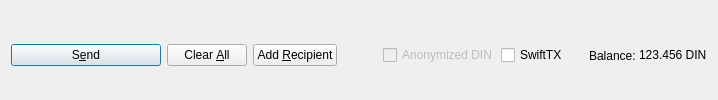
         <widget class="QFrame" name="frame_Send">
          <layout class="QHBoxLayout" name="horizontalLayout">
           <property name="bottomMargin">
            <number>0</number>
           </property>
           <item>
            <widget class="QPushButton" name="sendButton">
             <property name="minimumSize">
              <size>
               <width>150</width>
               <height>0</height>
              </size>
             </property>
             <property name="toolTip">
              <string>Confirm the send action</string>
             </property>
             <property name="text">
              <string>S&amp;end</string>
             </property>
             <property name="icon">
              <iconset resource="../dinero.qrc">
               <normaloff>:/icons/send</normaloff>:/icons/send</iconset>
             </property>
             <property name="autoDefault">
              <bool>false</bool>
             </property>
             <property name="default">
              <bool>true</bool>
             </property>
            </widget>
           </item>
           <item>
            <widget class="QPushButton" name="clearButton">
             <property name="sizePolicy">
              <sizepolicy hsizetype="Minimum" vsizetype="Fixed">
               <horstretch>0</horstretch>
               <verstretch>0</verstretch>
              </sizepolicy>
             </property>
             <property name="toolTip">
              <string>Clear all fields of the form.</string>
             </property>
             <property name="text">
              <string>Clear &amp;All</string>
             </property>
             <property name="icon">
              <iconset resource="../dinero.qrc">
               <normaloff>:/icons/remove</normaloff>:/icons/remove</iconset>
             </property>
             <property name="autoDefault">
              <bool>false</bool>
             </property>
            </widget>
           </item>
           <item>
            <widget class="QPushButton" name="addButton">
             <property name="toolTip">
              <string>Send to multiple recipients at once</string>
             </property>
             <property name="text">
              <string>Add &amp;Recipient</string>
             </property>
             <property name="icon">
              <iconset resource="../dinero.qrc">
               <normaloff>:/icons/add</normaloff>:/icons/add</iconset>
             </property>
             <property name="autoDefault">
              <bool>false</bool>
             </property>
            </widget>
           </item>
           <item>
            <spacer name="horizontalSpacer">
             <property name="orientation">
              <enum>Qt::Horizontal</enum>
             </property>
             <property name="sizeHint" stdset="0">
              <size>
               <width>40</width>
               <height>20</height>
              </size>
             </property>
            </spacer>
           </item>
           <item>
            <layout class="QHBoxLayout" name="horizontalLayout_2">
             <property name="spacing">
              <number>3</number>
             </property>
             <item>
              <widget class="QCheckBox" name="checkzDIN">
               <property name="enabled">
                <bool>false</bool>
               </property>
               <property name="text">
                <string>Anonymized DIN</string>
               </property>
              </widget>
             </item>
             <item>
              <widget class="QCheckBox" name="checkSwiftTX">
               <property name="enabled">
                <bool>true</bool>
               </property>
               <property name="minimumSize">
                <size>
                 <width>85</width>
                 <height>0</height>
                </size>
               </property>
               <property name="text">
                <string>SwiftTX</string>
               </property>
              </widget>
             </item>
             <item>
              <widget class="QLabel" name="label">
               <property name="text">
                <string>Balance:</string>
               </property>
              </widget>
             </item>
             <item>
              <widget class="QLabel" name="labelBalance">
               <property name="sizePolicy">
                <sizepolicy hsizetype="Preferred" vsizetype="Fixed">
                 <horstretch>0</horstretch>
                 <verstretch>0</verstretch>
                </sizepolicy>
               </property>
               <property name="cursor">
                <cursorShape>IBeamCursor</cursorShape>
               </property>
               <property name="text">
                <string notr="true">123.456 DIN</string>
               </property>
               <property name="textInteractionFlags">
                <set>Qt::LinksAccessibleByMouse|Qt::TextSelectableByKeyboard|Qt::TextSelectableByMouse</set>
               </property>
              </widget>
             </item>
            </layout>
           </item>
          </layout>
         </widget>
